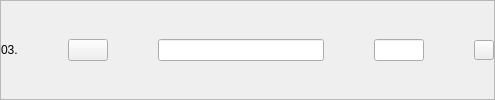
              <widget class="QFrame" name="publish3">
               <property name="styleSheet">
                <string notr="true">QPushButton#eliminarProducto3{
border: none;
}</string>
               </property>
               <property name="frameShape">
                <enum>QFrame::StyledPanel</enum>
               </property>
               <property name="frameShadow">
                <enum>QFrame::Raised</enum>
               </property>
               <layout class="QHBoxLayout" name="horizontalLayout_8" stretch="1,0,10,3,0">
                <property name="spacing">
                 <number>50</number>
                </property>
                <property name="leftMargin">
                 <number>0</number>
                </property>
                <property name="topMargin">
                 <number>0</number>
                </property>
                <property name="rightMargin">
                 <number>0</number>
                </property>
                <property name="bottomMargin">
                 <number>0</number>
                </property>
                <item>
                 <widget class="QLabel" name="nro3Publish">
                  <property name="text">
                   <string>03.</string>
                  </property>
                 </widget>
                </item>
                <item>
                 <widget class="QPushButton" name="seePublish3">
                  <property name="text">
                   <string/>
                  </property>
                  <property name="icon">
                   <iconset resource="../resources.qrc">
                    <normaloff>:/Buttons/img/amacapy-boton-ver.png</normaloff>:/Buttons/img/amacapy-boton-ver.png</iconset>
                  </property>
                  <property name="iconSize">
                   <size>
                    <width>30</width>
                    <height>30</height>
                   </size>
                  </property>
                 </widget>
                </item>
                <item>
                 <widget class="QLineEdit" name="titlePublish3"/>
                </item>
                <item>
                 <widget class="QLineEdit" name="pricePublish3">
                  <property name="maximumSize">
                   <size>
                    <width>120</width>
                    <height>16777215</height>
                   </size>
                  </property>
                 </widget>
                </item>
                <item>
                 <widget class="QPushButton" name="deleteProduct3Button">
                  <property name="maximumSize">
                   <size>
                    <width>20</width>
                    <height>20</height>
                   </size>
                  </property>
                  <property name="text">
                   <string/>
                  </property>
                  <property name="icon">
                   <iconset resource="../resources.qrc">
                    <normaloff>:/Buttons/img/amacapy-boton-eliminar.png</normaloff>:/Buttons/img/amacapy-boton-eliminar.png</iconset>
                  </property>
                  <property name="iconSize">
                   <size>
                    <width>20</width>
                    <height>20</height>
                   </size>
                  </property>
                 </widget>
                </item>
               </layout>
              </widget>
